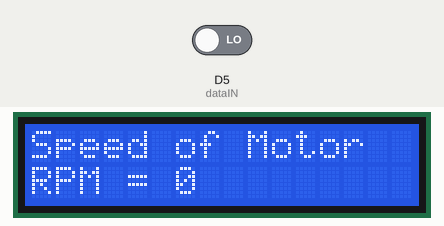
Recording of a sketch running on a simulated ESP8266 (NodeMCU). Shown: 16×2 character LCD. The inputs (shaded band) are chosen by the test bench; at power-on: D5 (dataIN) LOW.

Above: at 1.2 s.
1.3 s: D5 (dataIN) driven HIGH
At 1.9 s:
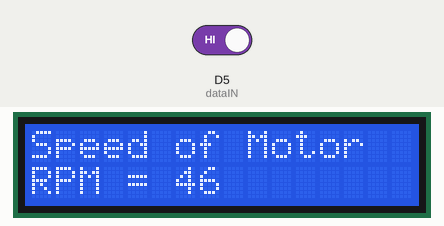
Timing chart, 0 to 4.3 s (numbered marks = the images above; inputs shaded):
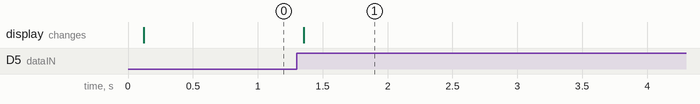

Measured:
- after the input at 1.3 s, the display: changes after 0.05 s (image 1)

The sketch:

rpmMetter.ino
```cpp
#include <LiquidCrystal_I2C.h>

LiquidCrystal_I2C lcd(0x27,16,2);   //defining lcd pins

const int dataIN = D5; //IR sensor INPUT

unsigned long prevmillis; // To store time
unsigned long duration; // To store time difference
unsigned long lcdrefresh; // To store time for lcd to refresh

int rpm; // RPM value

boolean currentstate; // Current state of IR input scan
boolean prevstate; // State of IR sensor in previous scan

void setup()
{
  pinMode(dataIN,INPUT);
  lcd.init();
  lcd.backlight();
  //prevmillis = 0;
  //prevstate = LOW;
}

void loop()
{
 // RPM Measurement
  currentstate = digitalRead(dataIN); // Read IR sensor state
 if( prevstate != currentstate) // If there is change in input
   {
     if( currentstate == HIGH ) // If input only changes from LOW to HIGH
       {
         duration = ( micros() - prevmillis ); // Time difference between revolution in microsecond
         rpm = (60000000/duration); // rpm = (1/ time millis)*1000*1000*60;
         prevmillis = micros(); // store time for nect revolution calculation
       }
   }
  prevstate = currentstate; // store this scan (prev scan) data for next scan

  // LCD Display
  if( ( millis()-lcdrefresh ) >= 100 )
    {
      lcd.clear();
      lcd.setCursor(0,0);
      lcd.print("Speed of Motor");
      lcd.setCursor(0,1);
      lcd.print("RPM = ");
      lcd.print(rpm);
      lcdrefresh = millis();
    }

}
```
